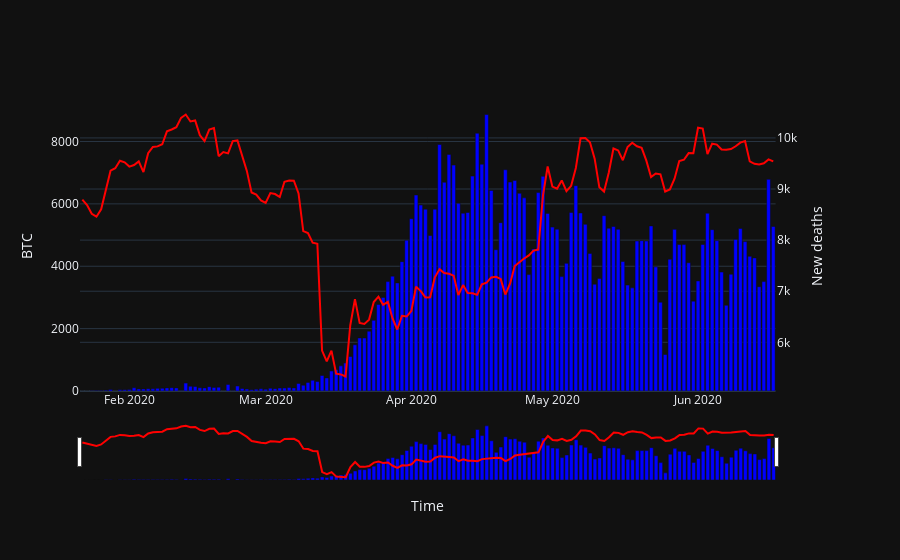

Source (notebook cell):
### Code cell
#now we are making plots
subfig = make_subplots(specs=[[{"secondary_y": True}]])
fig = px.bar(merged_data, x="Date", y="New deaths", width=700, color_discrete_sequence=['blue'])
fig2 = px.line(merged_data, x="Date", y="High", width=700, color_discrete_sequence=['red'])
fig2.update_traces(yaxis="y2")
subfig.add_traces(fig.data + fig2.data)
subfig.layout.xaxis.title="Time"
subfig.layout.yaxis.title="BTC"
subfig.layout.yaxis2.title="New deaths"
subfig.update_layout(xaxis_rangeslider_visible=True)
subfig.show()

### Figure 1 — Plotly figure (JSON) as saved in the notebook; plotly's stock layout.template omitted (floating-point values rounded to 4 significant figures; data arrays with more than 128 entries replaced by an {"elided": "..."} marker saying what was removed)
{"data": [{"alignmentgroup": "True", "hovertemplate": "Date=%{x}<br>New deaths=%{y}<extra></extra>", "legendgroup": "", "marker": {"color": "blue", "pattern": {"shape": ""}}, "name": "", "offsetgroup": "", "orientation": "v", "showlegend": false, "textposition": "auto", "x": {"elided": "148 str values"}, "xaxis": "x", "y": {"elided": "148 int values"}, "yaxis": "y", "type": "bar"}, {"hovertemplate": "Date=%{x}<br>High=%{y}<extra></extra>", "legendgroup": "", "line": {"color": "red", "dash": "solid"}, "marker": {"symbol": "circle"}, "mode": "lines", "name": "", "orientation": "v", "showlegend": false, "x": {"elided": "148 str values"}, "xaxis": "x", "y": {"elided": "148 float values"}, "yaxis": "y2", "type": "scatter"}], "layout": {"xaxis": {"anchor": "y", "domain": [0.0, 0.94], "title": {"text": "Time"}, "rangeslider": {"visible": true}}, "yaxis": {"anchor": "x", "domain": [0.0, 1.0], "title": {"text": "BTC"}}, "yaxis2": {"anchor": "x", "overlaying": "y", "side": "right", "title": {"text": "New deaths"}}}}
